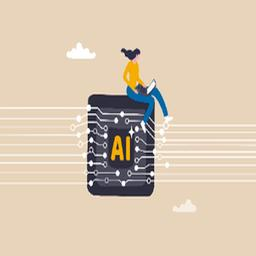
#> input picture SIFT_struct/test_images_reescaladas/AdobeStock_615349329_3_reescalado.jpeg, 256 x 256 px; its folder holds 4 pictures in this run
$ python SIFT.py
#> lines starting #> are read from the running program, lines starting #| are printed output that depends on the picture
import cv2
import os
import sys
import numpy as np
from sklearn.decomposition import PCA

sys.path.append(os.path.abspath(os.path.join(os.path.dirname(__file__), "..")))


def load_and_verify_image(path):
    """Carga una imagen y verifica su integridad"""
    if not os.path.exists(path):
        raise FileNotFoundError(f"Archivo no encontrado: {path}")

    img = cv2.imread(path, cv2.IMREAD_GRAYSCALE)
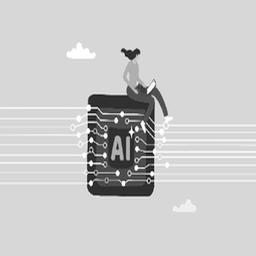
#> img: shape (256, 256); min 4, max 255, mean 202.1
    if img is None:
        raise ValueError(f"No se pudo cargar la imagen: {path} (¿Formato inválido?)")

    if img.dtype != "uint8":
        img = cv2.convertScaleAbs(img)
        print(f"Convertida imagen a uint8: {path}")

    return img


def extract_descriptors(img, sift, pca=None):
    """Extrae los descriptores locales de una imagen usando SIFT y aplica PCA si se proporciona"""
    keypoints, descriptors = sift.detectAndCompute(img, None)
#> keypoints = 159 keypoints; strongest (x, y, size): (137, 149, 3), (105, 136, 3), (117, 173, 3.1), (131, 132, 2.9)
    if descriptors is not None and pca is not None:
        descriptors = pca.transform(descriptors)
    return keypoints, descriptors


def fit_pca_on_all_descriptors(images_dir, sift, n_components):
    """Ajusta un PCA sobre todos los descriptores de todas las imágenes"""
    all_desc = []
    for filename in os.listdir(images_dir):
        if filename.lower().endswith((".jpg", ".jpeg", ".png")):
            img_path = os.path.join(images_dir, filename)
            img = load_and_verify_image(img_path)
            _, descriptors = sift.detectAndCompute(img, None)
            if descriptors is not None:
                all_desc.append(descriptors)
    if not all_desc:
        raise ValueError("No se encontraron descriptores en ninguna imagen.")
    all_desc = np.vstack(all_desc)
    pca = PCA(n_components=n_components)
    pca.fit(all_desc)
    return pca


def process_and_save_all_descriptors(
    images_dir, output_npz_path, n_components=None, batch_size=50
):
    """
    Procesa todas las imágenes y guarda todos los descriptores (posiblemente reducidos) en un solo archivo .npz.
    Procesa en lotes y guarda temporalmente cada batch para ahorrar memoria.
    """
    sift = cv2.SIFT_create()
    pca = None
    filenames = [
        f
        for f in os.listdir(images_dir)
        if f.lower().endswith((".jpg", ".jpeg", ".png"))
    ]
    if n_components is not None and n_components < 128:
        print(
            f"Ajustando PCA para reducir descriptores a {n_components} dimensiones..."
        )
        pca = fit_pca_on_all_descriptors(images_dir, sift, n_components)

    batch_files_list = []
    total = len(filenames)
    for batch_start in range(0, total, batch_size):
        batch_files = filenames[batch_start : batch_start + batch_size]
        batch_descriptors = {}
        print(
            f"\nProcesando batch {batch_start//batch_size + 1} ({len(batch_files)} imágenes)..."
        )
        for filename in batch_files:
            img_path = os.path.join(images_dir, filename)
            print(f"  Procesando {filename}...")
            try:
                img = load_and_verify_image(img_path)
                keypoints, descriptors = extract_descriptors(img, sift, pca)
                if descriptors is None:
                    print(f"    ⚠️  No se encontraron descriptores en {filename}")
                    continue
                key = os.path.splitext(filename)[0]
                batch_descriptors[key] = descriptors
            except Exception as img_e:
                print(f"    ❌ Error procesando {filename}: {img_e}")
        # Guardar temporalmente el batch
        batch_npz = f"{output_npz_path}_batch_{batch_start//batch_size + 1}.npz"
        np.savez(batch_npz, **batch_descriptors)
        batch_files_list.append(batch_npz)
        del batch_descriptors  # Libera memoria

    # Combinar todos los batches en un solo archivo final
    all_descriptors = {}
    for batch_npz in batch_files_list:
        with np.load(batch_npz) as data:
            for key in data.files:
                all_descriptors[key] = data[key]
        os.remove(batch_npz)  # Borra el archivo temporal
#> this loop made 1 pass
#> after the loop, all_descriptors = 4 items

    np.savez(output_npz_path, **all_descriptors)
    print(f"\n[OK] Todos los descriptores guardados en {output_npz_path}")


def mostrar_contenido_npz(npz_path):
    """Muestra las claves y la forma de los arrays almacenados en un archivo .npz"""
    with np.load(npz_path) as data:
        print(f"Contenido de {npz_path}:")
        for key in data.files:
            print(f" - {key}: shape={data[key].shape}, dtype={data[key].dtype}")


def main():
    try:
        # Configuración de rutas
        script_dir = os.path.dirname(os.path.abspath(__file__))
        test_images_dir = os.path.join(script_dir, "test_images_reescaladas")
        output_npz_path = os.path.join(script_dir, "descriptors", "all_descriptors.npz")

        # Crear directorio para descriptores si no existe
        os.makedirs(os.path.dirname(output_npz_path), exist_ok=True)

        # Verificar existencia del directorio de imágenes
        if not os.path.exists(test_images_dir):
            raise FileNotFoundError(f"Directorio no encontrado: {test_images_dir}")

        # Cambia el valor de n_components para reducir la dimensión (por ejemplo, 70)
        process_and_save_all_descriptors(
            test_images_dir, output_npz_path, n_components=None
        )

    except Exception as e:
        print(f"\n❌ Error: {str(e)}", file=sys.stderr)
        sys.exit(1)

    mostrar_contenido_npz(output_npz_path)


if __name__ == "__main__":
    main()
